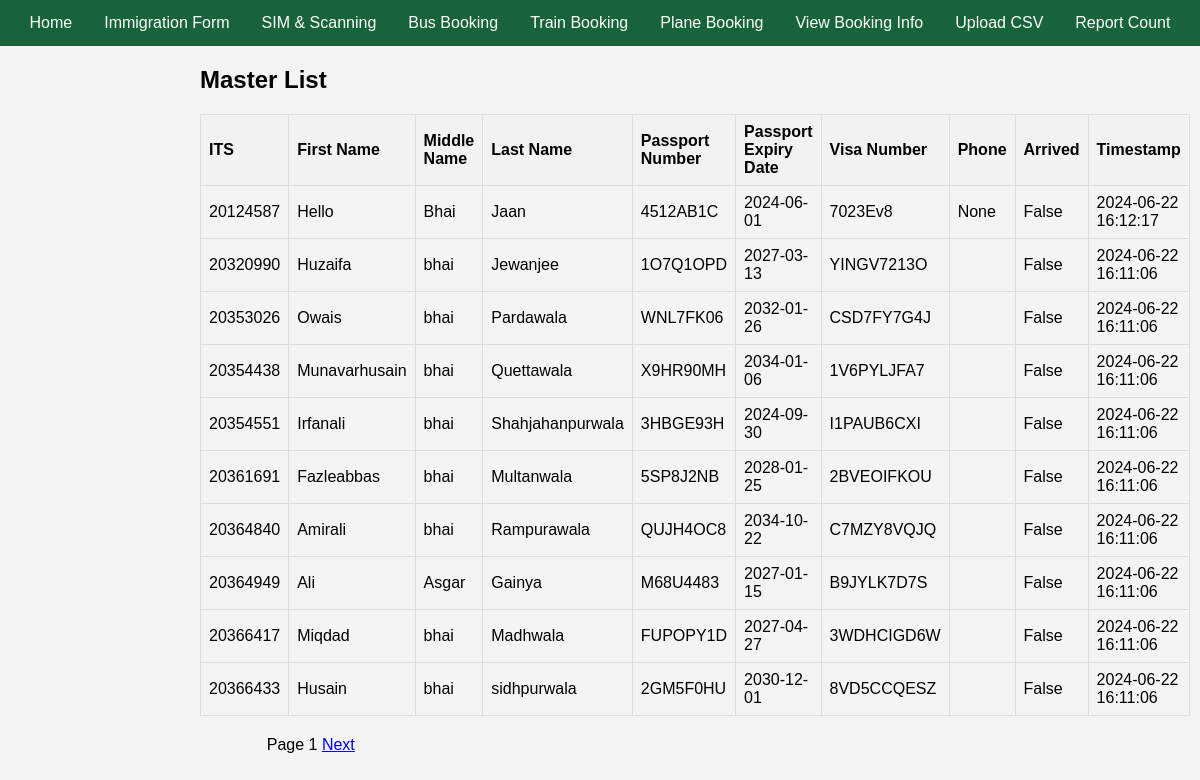
Page /masters/ on the committed database.
### database.py (models this page shows)
class Master(Base):
    __tablename__ = "master"
    ITS = Column(Integer, primary_key=True, index=True)
    first_name = Column(String)
    middle_name = Column(String)
    last_name = Column(String)
    DOB = Column(Date)
    passport_No = Column(String, unique=True)
    passport_Expiry = Column(Date)
    Visa_No = Column(String, unique=True)
    Mode_of_Transport = Column(String)
    phone = Column(String, nullable=True)
    arrived = Column(Boolean, default=False)
    timestamp = Column(DateTime, default=func.now())

### main.py (the view)
@app.get("/masters/", response_class=HTMLResponse)
async def list_masters(request: Request, page: int = Query(1), db: Session = Depends(get_db)):
    page_size = 10
    offset = (page - 1) * page_size
    masters = db.query(Master).offset(offset).limit(page_size).all()
    total_masters = db.query(func.count(Master.ITS)).scalar()
    return templates.TemplateResponse(
        "masters.html",
        {
            "request": request,
            "masters": masters,
            "page": page,
            "page_size": page_size,
            "total_masters": total_masters
        },
    )

### templates/masters.html (shortened to what this page needs)
{% extends "base.html" %}
{% block content %}
<h2>Master List</h2>
<table>
    <tr>
        <th>ITS</th>
        <th>First Name</th>
        <th>Middle Name</th>
        <th>Last Name</th>
        <th>Passport Number</th>
        <th>Passport Expiry Date</th>
        <th>Visa Number</th>
        <th>Phone</th>
        <th>Arrived</th>
        <th>Timestamp</th>
    </tr>
    {% for master in masters %}
    <tr>
        <td>{{ master.ITS }}</td>
        <td>{{ master.first_name }}</td>
        <td>{{ master.middle_name }}</td>
        <td>{{ master.last_name }}</td>
        <td>{{ master.passport_No }}</td>
        <td>{{ master.passport_Expiry }}</td>
        <td>{{ master.Visa_No }}</td>
        <td>{{ master.phone }}</td>
        <td>{{ master.arrived }}</td>
        <td>{{ master.timestamp }}</td>
    </tr>
    {% endfor %}
</table>
<div>
    <span>Page {{ page }}</span>
    <a href="/masters/?page={{ page + 1 }}" {% if (page * page_size) >= total_masters %}style="visibility:hidden;"{% endif %}>Next</a>
</div>
{% endblock %}

### static/styles.css (style rules this page uses)
body { font-family: Arial, sans-serif; margin: 0; padding: 0; background-color: #f4f4f4; }
table { width: 100%; border-collapse: collapse; margin-bottom: 20px; }
table, th, td { border: 1px solid #ddd; }
th, td { padding: 8px; text-align: left; }
th { background-color: #f2f2f2; }

### rows in the picture
Master: ITS "20124587", first_name "Hello", middle_name "Bhai", last_name "Jaan", passport_No "4512AB1C", passport_Expiry "2024-06-01", Visa_No "7023Ev8", phone "None", arrived "False", timestamp "2024-06-22 16:12:17"
Master: ITS "20320990", first_name "Huzaifa", middle_name "bhai", last_name "Jewanjee", passport_No "1O7Q1OPD", passport_Expiry "2027-03-13", Visa_No "YINGV7213O", arrived "False", timestamp "2024-06-22 16:11:06"
Master: ITS "20353026", first_name "Owais", middle_name "bhai", last_name "Pardawala", passport_No "WNL7FK06", passport_Expiry "2032-01-26", Visa_No "CSD7FY7G4J", arrived "False", timestamp "2024-06-22 16:11:06"
Master: ITS "20354438", first_name "Munavarhusain", middle_name "bhai", last_name "Quettawala", passport_No "X9HR90MH", passport_Expiry "2034-01-06", Visa_No "1V6PYLJFA7", arrived "False", timestamp "2024-06-22 16:11:06"
Master: ITS "20354551", first_name "Irfanali", middle_name "bhai", last_name "Shahjahanpurwala", passport_No "3HBGE93H", passport_Expiry "2024-09-30", Visa_No "I1PAUB6CXI", arrived "False", timestamp "2024-06-22 16:11:06"
Master: ITS "20361691", first_name "Fazleabbas", middle_name "bhai", last_name "Multanwala", passport_No "5SP8J2NB", passport_Expiry "2028-01-25", Visa_No "2BVEOIFKOU", arrived "False", timestamp "2024-06-22 16:11:06"
Master: ITS "20364840", first_name "Amirali", middle_name "bhai", last_name "Rampurawala", passport_No "QUJH4OC8", passport_Expiry "2034-10-22", Visa_No "C7MZY8VQJQ", arrived "False", timestamp "2024-06-22 16:11:06"
Master: ITS "20364949", first_name "Ali", middle_name "Asgar", last_name "Gainya", passport_No "M68U4483", passport_Expiry "2027-01-15", Visa_No "B9JYLK7D7S", arrived "False", timestamp "2024-06-22 16:11:06"
Master: ITS "20366417", first_name "Miqdad", middle_name "bhai", last_name "Madhwala", passport_No "FUPOPY1D", passport_Expiry "2027-04-27", Visa_No "3WDHCIGD6W", arrived "False", timestamp "2024-06-22 16:11:06"
Master: ITS "20366433", first_name "Husain", middle_name "bhai", last_name "sidhpurwala", passport_No "2GM5F0HU", passport_Expiry "2030-12-01", Visa_No "8VD5CCQESZ", arrived "False", timestamp "2024-06-22 16:11:06"

### other values in the picture
{{ page }} "1"
